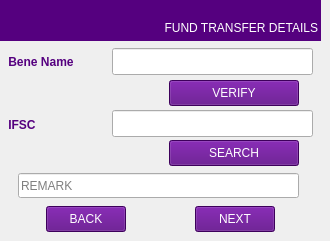
   <widget class="QWidget" name="Beneficiary_IFSC_page">
    <widget class="QLabel" name="Customer_Name_label_26">
     <property name="geometry">
      <rect>
       <x>0</x>
       <y>0</y>
       <width>321</width>
       <height>41</height>
      </rect>
     </property>
     <property name="styleSheet">
      <string notr="true">color: rgb(255, 255, 255);
background-color: rgb(85, 0, 127);
font: 75 11pt &quot;Sans Serif&quot;;</string>
     </property>
     <property name="text">
      <string/>
     </property>
     <property name="textFormat">
      <enum>Qt::AutoText</enum>
     </property>
    </widget>
    <widget class="QLineEdit" name="IFSC_edit">
     <property name="geometry">
      <rect>
       <x>112</x>
       <y>110</y>
       <width>201</width>
       <height>27</height>
      </rect>
     </property>
     <property name="maxLength">
      <number>11</number>
     </property>
    </widget>
    <widget class="QPushButton" name="Bene_IFSC_Back_button">
     <property name="geometry">
      <rect>
       <x>46</x>
       <y>206</y>
       <width>80</width>
       <height>26</height>
      </rect>
     </property>
     <property name="styleSheet">
      <string notr="true">color: rgb(255, 255, 255);
background-color: rgb(85, 0, 127);
font: 75 11pt &quot;Sans Serif&quot;;</string>
     </property>
     <property name="text">
      <string>BACK</string>
     </property>
    </widget>
    <widget class="QLabel" name="IFSC_label">
     <property name="geometry">
      <rect>
       <x>5</x>
       <y>116</y>
       <width>81</width>
       <height>17</height>
      </rect>
     </property>
     <property name="font">
      <font>
       <weight>75</weight>
       <bold>true</bold>
      </font>
     </property>
     <property name="styleSheet">
      <string notr="true">color: rgb(85, 0, 127);</string>
     </property>
     <property name="text">
      <string> IFSC</string>
     </property>
    </widget>
    <widget class="QLabel" name="Bene_Name_label">
     <property name="geometry">
      <rect>
       <x>5</x>
       <y>52</y>
       <width>91</width>
       <height>20</height>
      </rect>
     </property>
     <property name="font">
      <font>
       <weight>75</weight>
       <bold>true</bold>
      </font>
     </property>
     <property name="styleSheet">
      <string notr="true">color: rgb(85, 0, 127);</string>
     </property>
     <property name="text">
      <string> Bene Name</string>
     </property>
    </widget>
    <widget class="QPushButton" name="Bene_IFSC_button">
     <property name="geometry">
      <rect>
       <x>195</x>
       <y>206</y>
       <width>80</width>
       <height>26</height>
      </rect>
     </property>
     <property name="styleSheet">
      <string notr="true">color: rgb(255, 255, 255);
background-color: rgb(85, 0, 127);
font: 75 11pt &quot;Sans Serif&quot;;</string>
     </property>
     <property name="text">
      <string>NEXT</string>
     </property>
    </widget>
    <widget class="QPushButton" name="Bene_Search_Button">
     <property name="geometry">
      <rect>
       <x>169</x>
       <y>140</y>
       <width>130</width>
       <height>26</height>
      </rect>
     </property>
     <property name="styleSheet">
      <string notr="true">color: rgb(255, 255, 255);
background-color: rgb(85, 0, 127);
font: 75 11pt &quot;Sans Serif&quot;;</string>
     </property>
     <property name="text">
      <string>SEARCH</string>
     </property>
    </widget>
    <widget class="QLineEdit" name="Bene_Name_edit">
     <property name="geometry">
      <rect>
       <x>112</x>
       <y>48</y>
       <width>201</width>
       <height>27</height>
      </rect>
     </property>
     <property name="text">
      <string/>
     </property>
     <property name="maxLength">
      <number>30</number>
     </property>
    </widget>
    <widget class="QLineEdit" name="Remark_lineedit">
     <property name="geometry">
      <rect>
       <x>18</x>
       <y>173</y>
       <width>281</width>
       <height>25</height>
      </rect>
     </property>
     <property name="maxLength">
      <number>15</number>
     </property>
     <property name="placeholderText">
      <string>REMARK</string>
     </property>
    </widget>
    <widget class="QLabel" name="FinoLogo_19">
     <property name="geometry">
      <rect>
       <x>5</x>
       <y>2</y>
       <width>71</width>
       <height>35</height>
      </rect>
     </property>
     <property name="autoFillBackground">
      <bool>false</bool>
     </property>
     <property name="styleSheet">
      <string notr="true">background-color: rgb(85, 0, 127);</string>
     </property>
     <property name="text">
      <string/>
     </property>
     <property name="pixmap">
      <pixmap resource="fino.qrc">:/Fino/Icons/finoW.png</pixmap>
     </property>
     <property name="scaledContents">
      <bool>true</bool>
     </property>
     <property name="alignment">
      <set>Qt::AlignCenter</set>
     </property>
    </widget>
    <widget class="QPushButton" name="Verify_button">
     <property name="geometry">
      <rect>
       <x>169</x>
       <y>80</y>
       <width>130</width>
       <height>26</height>
      </rect>
     </property>
     <property name="styleSheet">
      <string notr="true">color: rgb(255, 255, 255);
background-color: rgb(85, 0, 127);
font: 75 11pt &quot;Sans Serif&quot;;</string>
     </property>
     <property name="text">
      <string>VERIFY</string>
     </property>
    </widget>
    <widget class="QLabel" name="Fund_transfer_label_2">
     <property name="geometry">
      <rect>
       <x>128</x>
       <y>20</y>
       <width>190</width>
       <height>16</height>
      </rect>
     </property>
     <property name="styleSheet">
      <string notr="true">color: rgb(255, 255, 255);
background-color: rgb(85, 0, 127);
font: 75 11pt &quot;Sans Serif&quot;;</string>
     </property>
     <property name="text">
      <string>FUND TRANSFER DETAILS</string>
     </property>
     <property name="alignment">
      <set>Qt::AlignRight|Qt::AlignTrailing|Qt::AlignVCenter</set>
     </property>
    </widget>
   </widget>
